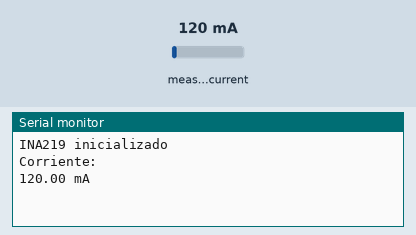
Simulated run of this sketch. Board: Arduino Uno, built with avr-gcc and run on an emulated ATmega328P. Shown: the last lines printed to the serial monitor. Inputs (shaded band) come from the test bench; at power-on: measured current 120 mA.

Above: at 1.8 s.
1.9 s: measured current set to 40 mA
At 2.8 s:
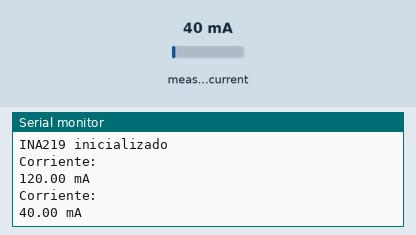
3.4 s: measured current set to 500 mA
At 4.8 s:
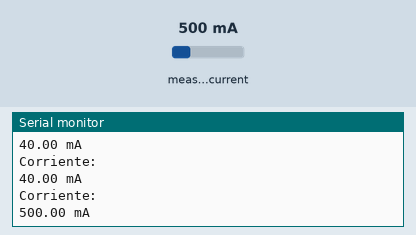
Timing chart, 0 to 6.4 s (numbered marks = the images above; inputs shaded):
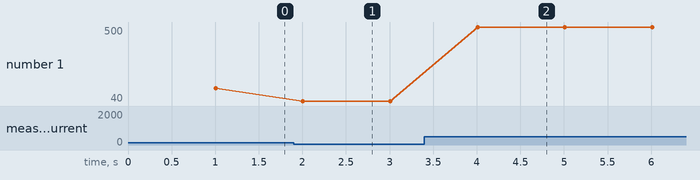

The sketch:

programaINA219.ino
```cpp
// Grupo 4: Tiziano Castro, Tomás Contreras y Tomas Pereyra
#include <Wire.h>
#include <Adafruit_INA219.h>

#define ESPERA 1000
Adafruit_INA219 ina219;
unsigned long tiempo;

void setup() {
  Serial.begin(115200);
  while (!ina219.begin()) {
    Serial.println("Aún no conecta");
    delay(1000);
  }
  Serial.println("INA219 inicializado");
}

void loop() {
  if (millis() - tiempo >= ESPERA) {
    float corriente = ina219.getCurrent_mA();
    Serial.println("Corriente: ");
    Serial.print(corriente);
    Serial.println(" mA");
    tiempo = millis();
  }
}
```

Measured:
- after the input at 1.9 s, the serial monitor: prints a new line after 0.11 s (image 1)
- after the input at 3.4 s, the serial monitor: prints a new line after 0.61 s (image 2)
- plotted number 1: 120 → 40 after the input at 1.9 s, 40 → 500 after the input at 3.4 s
